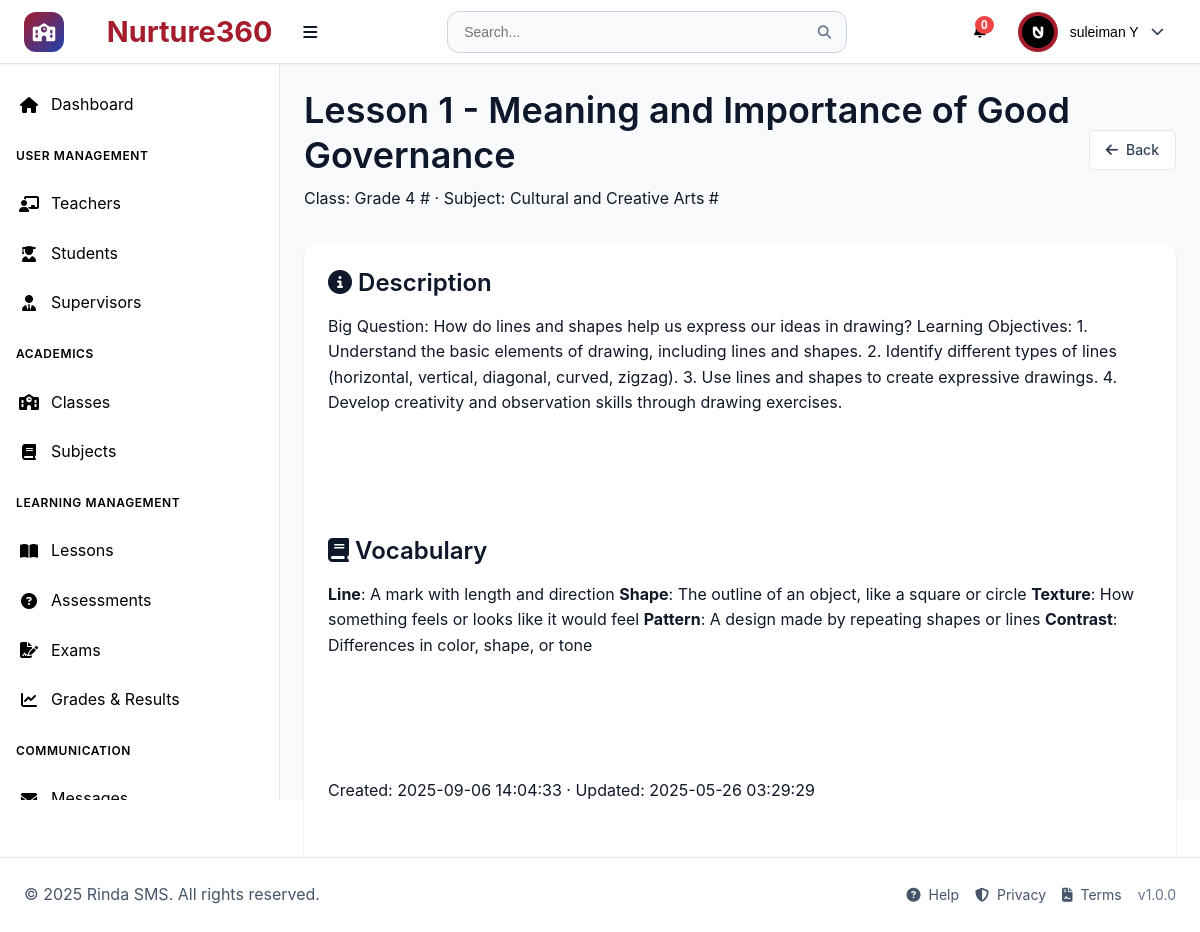
The app's page /pages/lesson_detail.php?lesson_id=2 (signed in) with its own data.
### tables this page shows
CREATE TABLE `users` (
  `id` int(11) NOT NULL,
  `username` varchar(50) NOT NULL,
  `email` varchar(100) NOT NULL,
  `password_hash` varchar(255) NOT NULL,
  `first_name` varchar(50) NOT NULL,
  `last_name` varchar(50) NOT NULL,
  `role` enum('superadmin','teacher','student','supervisor') NOT NULL,
  `phone` varchar(20) DEFAULT NULL,
  `address` text DEFAULT NULL,
  `profile_image` varchar(255) DEFAULT NULL,
  `is_active` tinyint(1) DEFAULT 1,
  `email_verified` tinyint(1) DEFAULT 0,
  `two_factor_enabled` tinyint(1) DEFAULT 0,
  `last_login` datetime DEFAULT NULL,
  `created_at` timestamp NOT NULL DEFAULT current_timestamp(),
  `updated_at` timestamp NOT NULL DEFAULT current_timestamp() ON UPDATE current_timestamp()
);

CREATE TABLE `lessons` (
  `lesson_id` int(11) NOT NULL,
  `subject_id` int(11) NOT NULL,
  `class_id` int(11) NOT NULL,
  `lesson_number` varchar(255) DEFAULT NULL,
  `title` varchar(255) NOT NULL,
  `description` text NOT NULL,
  `vocabulary` text DEFAULT NULL,
  `content` text NOT NULL,
  `thumbnail` text DEFAULT NULL,
  `video` text DEFAULT NULL,
  `created_at` timestamp NOT NULL DEFAULT current_timestamp(),
  `updated_on` timestamp NOT NULL DEFAULT current_timestamp() ON UPDATE current_timestamp()
);

CREATE TABLE `classes` (
  `id` int(11) NOT NULL,
  `class_name` varchar(100) NOT NULL,
  `class_code` varchar(255) DEFAULT NULL,
  `virtual_link` varchar(500) DEFAULT NULL,
  `grade_level` int(11) DEFAULT NULL,
  `academic_year` varchar(10) DEFAULT NULL,
  `max_students` int(11) DEFAULT 30,
  `description` text DEFAULT NULL,
  `is_active` tinyint(1) DEFAULT 1,
  `created_at` timestamp NOT NULL DEFAULT current_timestamp(),
  `updated_at` timestamp NOT NULL DEFAULT current_timestamp() ON UPDATE current_timestamp()
);

CREATE TABLE `subjects` (
  `subject_id` int(11) NOT NULL,
  `class_id` int(11) DEFAULT NULL,
  `title` varchar(255) NOT NULL,
  `subject_code` varchar(20) DEFAULT NULL,
  `description` text DEFAULT NULL,
  `credits` int(11) DEFAULT 1,
  `is_active` tinyint(1) DEFAULT 1,
  `created_at` timestamp NOT NULL DEFAULT current_timestamp(),
  `updated_at` timestamp NOT NULL DEFAULT current_timestamp() ON UPDATE current_timestamp()
);

### config/config.php (called while the page is built, shortened)
<?php
function isSupervisor() {
    return isset($_SESSION['role']) && $_SESSION['role'] === 'supervisor';
}
?>

### pages/lesson_detail.php (the view, shortened to what this page needs)
<?php
require_once '../config/config.php';
$pdo = getDBConnection();
$isSupervisorRole = isSupervisor();
$lessonId = isset($_GET['lesson_id']) ? (int)$_GET['lesson_id'] : 0;
$stmt = $pdo->prepare('SELECT l.*, c.class_name, c.class_code, c.grade_level, c.academic_year, s.title AS subject_name, s.subject_code
                       FROM lessons l
                       LEFT JOIN classes c ON c.id = l.class_id
                       LEFT JOIN subjects s ON s.subject_id = l.subject_id
                       WHERE l.lesson_id = ?');
$stmt->execute([$lessonId]);
$L = $stmt->fetch();
include '../components/header.php';
?>
<div class="dashboard-container">
  <?php include '../components/sidebar.php'; ?>
  <main class="main-content">
    <div class="page-header">
      <div>
        <h1><?php echo htmlspecialchars(($L['lesson_number']?($L['lesson_number'].' - '):'').$L['title']); ?></h1>
        <div class="muted">
          Class: <?php echo htmlspecialchars(($L['class_name']??'').' #'.($L['class_code']??'')); ?> ·
          Subject: <?php echo htmlspecialchars(($L['subject_name']??'').' #'.($L['subject_code']??'')); ?>
        </div>
      </div>
      <div style="display:flex; gap:8px; flex-wrap:wrap;">
        <a class="btn btn-secondary" href="javascript:history.back()"><i class="fas fa-arrow-left"></i> Back</a>
      </div>
    </div>
    <div class="content-card">
      <div class="card-content" style="display:grid; grid-template-columns: 1fr; gap: 16px;">
        <section>
          <h3><i class="fas fa-info-circle"></i> Description</h3>
          <div><?php echo $L['description'] ?? ''; ?></div>
        </section>
        <?php if (!empty($L['vocabulary'])): ?>
        <section>
          <h3><i class="fas fa-book"></i> Vocabulary</h3>
          <div><?php echo $L['vocabulary'] ?? ''; ?></div>
        </section>
        <?php endif; ?>
        <?php if (!$isSupervisorRole): ?>
        <section>
          <div class="muted">
            <?php
            $colsStmt = $pdo->query("SHOW COLUMNS FROM lessons");
            $cols = $colsStmt ? $colsStmt->fetchAll() : [];
            $colNames = array_map(fn($c) => $c['Field'] ?? '', $cols);
            $showCreated = in_array('created_at', $colNames, true);
            $showUpdated = in_array('updated_on', $colNames, true) || in_array('updated_ on', $colNames, true);
            if ($showCreated || $showUpdated):
              $tsStmt = $pdo->prepare('SELECT '.($showCreated?'created_at':'NULL as created_at').', '.($showUpdated?(in_array('updated_on', $colNames, true)?'updated_on':'`updated_ on`'):'NULL as updated_on').' FROM lessons WHERE lesson_id=?');
              $tsStmt->execute([$lessonId]);
              $ts = $tsStmt->fetch() ?: [];
            ?>
              <div>Created: <?php echo htmlspecialchars($ts['created_at'] ?? ''); ?> · Updated: <?php echo htmlspecialchars(($ts['updated_on'] ?? '') ?: ($ts['updated_ on'] ?? '')); ?></div>
            <?php endif; ?>
          </div>
        </section>
        <?php endif; ?>
      </div>
    </div>
  </main>
</div>
<?php include '../components/footer.php'; ?>

### components/header.php (shortened to what this page needs)
<?php
require_once '../config/config.php';
$user_id = $_SESSION['user_id'] ?? null;
$first_name = $_SESSION['first_name'] ?? '';
$last_name = $_SESSION['last_name'] ?? '';
$user_role = $_SESSION['role'] ?? '';
$profile_image = '';
$profile_image_url = '';
try {
    $pdo = getDBConnection();
    $settings_stmt = $pdo->prepare("SELECT setting_key, setting_value FROM system_settings WHERE setting_key IN ('app_name', 'theme_primary_color', 'theme_secondary_color', 'theme_accent_color', 'theme_mode', 'app_logo', 'app_favicon', 'brand_display')");
    $settings_stmt->execute();
    $settings = [];
    while ($row = $settings_stmt->fetch()) {
        $settings[$row['setting_key']] = $row['setting_value'];
    }
    if ($user_id) {
        $uStmt = $pdo->prepare("SELECT profile_image FROM users WHERE id = ? LIMIT 1");
        $uStmt->execute([$user_id]);
        $uRow = $uStmt->fetch();
        if ($uRow && !empty($uRow['profile_image'])) {
            $profile_image = $uRow['profile_image'];
        }
    }
} catch (PDOException $e) {
    $settings = [
        'app_name' => APP_NAME,
        'theme_primary_color' => DEFAULT_PRIMARY_COLOR,
        'theme_mode' => 'light'
    ];
}
$app_name = $settings['app_name'] ?? APP_NAME;
$theme_mode = $settings['theme_mode'] ?? 'light';
$app_logo = $settings['app_logo'] ?? '';
$brand_display = $settings['brand_display'] ?? 'both';
$hasLogo = !empty($app_logo);
$mode = in_array($brand_display, ['logo','name','both'], true) ? $brand_display : 'both';
$showLogo = $hasLogo && ($mode === 'logo' || $mode === 'both');
$showName = ($mode === 'name' || $mode === 'both');
$showIcon = !$showLogo;
if (!empty($profile_image)) {
    if (preg_match('/^https?:\/\//i', $profile_image)) {
        $profile_image_url = $profile_image;
    } else {
        if ($user_role === 'teacher') {
            $profile_image_url = '../uploads/teachers/' . rawurlencode($profile_image);
        } else {
            $profile_image_url = '../uploads/users/' . rawurlencode($profile_image);
        }
    }
}
?>
<!DOCTYPE html>
<html lang="en" data-theme="<?php echo $theme_mode; ?>">
<head>
    <link rel="stylesheet" href="../assets/css/main.css">
    <link rel="stylesheet" href="../assets/css/components.css">
    <link rel="stylesheet" href="../assets/css/dashboard.css">
    <link rel="stylesheet" href="https://cdnjs.cloudflare.com/ajax/libs/font-awesome/6.4.0/css/all.min.css">
</head>
<body class="role-<?php echo htmlspecialchars($user_role); ?>">
    <header class="header">
        <div class="header-left">
            <?php if ($showIcon): ?>
            <div class="school-icon">
                <i class="fas fa-school"></i>
            </div>
            <?php endif; ?>
            <div class="logo">
                <?php if ($showName): ?>
                    <h1 style="margin-left: 8px; display:inline-block;">&nbsp;<?php echo htmlspecialchars($app_name); ?></h1>
                <?php endif; ?>
                <button class="desktop-toggle" id="desktopSidebarToggle" title="Toggle sidebar">
                    <i class="fas fa-bars"></i>
                </button>
            </div>
        </div>
        <div class="header-center">
            <div class="search-bar">
                <input type="text" placeholder="Search..." id="globalSearch">
                <button type="button">
                    <i class="fas fa-search"></i>
                </button>
            </div>
        </div>
        <div class="header-right">
            <div class="header-actions">
                <div class="notification-dropdown">
                    <button class="notification-btn" id="notificationBtn">
                        <span class="notification-badge" id="notificationBadge">0</span>
                    </button>
                </div>
                <div class="user-dropdown">
                    <button class="user-btn" id="userBtn">
                        <div class="user-avatar">
                            <?php if (!empty($profile_image_url)): ?>
                                <img src="<?php echo htmlspecialchars($profile_image_url); ?>" alt="Avatar" style="width:32px;height:32px;border-radius:50%;object-fit:cover;" onerror="this.style.display='none'; this.parentElement.innerHTML='\\u003ci class=\\'fas fa-user\\'\\u003e\\u003c/i\\u003e';">
                            <?php else: ?>
                                <i class="fas fa-user"></i>
                            <?php endif; ?>
                        </div>
                        <span class="user-name"><?php echo $first_name . ' ' . $last_name; ?></span>
                        <i class="fas fa-chevron-down"></i>
                    </button>
                </div>
            </div>
        </div>
    </header>

### assets/css/main.css (style rules this page uses)
:root { --primary-color: #2563eb; --primary-dark: #1e40af; --primary-light: #3b82f6; --secondary-color: #64748b; --accent-color: #f59e0b; --success-color: #10b981; --warning-color: #f59e0b; --error-color: #ef4444; --info-color: #06b6d4; --white: #ffffff; --gray-50: #f8fafc; --gray-100: #f1f5f9; --gray-200: #e2e8f0; --gray-300: #cbd5e1; --gray-400: #94a3b8; --gray-500: #64748b; --gray-600: #475569; --gray-700: #334155; --gray-800: #1e293b; --gray-900: #0f172a; --font-family: 'Inter', -apple-system, BlinkMacSystemFont, 'Segoe UI', Roboto, sans-serif; --font-size-xs: 0.75rem; --font-size-sm: 0.875rem; --font-size-base: 1rem; --font-size-lg: 1.125rem; --font-size-xl: 1.25rem; --font-size-2xl: 1.5rem; --font-size-3xl: 1.875rem; --font-size-4xl: 2.25rem; --spacing-1: 0.25rem; --spacing-2: 0.5rem; --spacing-3: 0.75rem; --spacing-4: 1rem; --spacing-5: 1.25rem; --spacing-6: 1.5rem; --spacing-8: 2rem; --spacing-10: 2.5rem; --spacing-12: 3rem; --spacing-16: 4rem; --spacing-20: 5rem; --shadow-sm: 0 1px 2px 0 rgb(0 0 0 / 0.05); --shadow: 0 1px 3px 0 rgb(0 0 0 / 0.1), 0 1px 2px -1px rgb(0 0 0 / 0.1); --shadow-md: 0 4px 6px -1px rgb(0 0 0 / 0.1), 0 2px 4px -2px rgb(0 0 0 / 0.1); --shadow-lg: 0 10px 15px -3px rgb(0 0 0 / 0.1), 0 4px 6px -4px rgb(0 0 0 / 0.1); --shadow-xl: 0 20px 25px -5px rgb(0 0 0 / 0.1), 0 8px 10px -6px rgb(0 0 0 / 0.1); --radius-sm: 0.25rem; --radius: 0.375rem; --radius-md: 0.5rem; --radius-lg: 0.75rem; --radius-xl: 1rem; --radius-2xl: 1.5rem; --transition: all 0.2s ease-in-out; --transition-fast: all 0.1s ease-in-out; --transition-slow: all 0.3s ease-in-out; --header-height: 4rem; --sidebar-width: 280px; --sidebar-collapsed-width: 80px; --content-max-width: 1200px; }
* { margin: 0; padding: 0; box-sizing: border-box; }
html { font-size: 16px; scroll-behavior: smooth; height: 100%; }
body { font-family: var(--font-family); font-size: var(--font-size-base); line-height: 1.6; color: var(--gray-800); background-color: var(--gray-50); -webkit-font-smoothing: antialiased; -moz-osx-font-smoothing: grayscale; min-height: 100vh; display: flex; flex-direction: column; }
@media (min-width: 769px) { body { padding-bottom: 80px; } }
h1, h2, h3, h4, h5, h6 { font-weight: 600; line-height: 1.25; margin-bottom: var(--spacing-4); color: var(--gray-900); }
h1 { font-size: var(--font-size-4xl); }
h3 { font-size: var(--font-size-2xl); }
a { color: var(--primary-color); text-decoration: none; transition: var(--transition); }
.btn { display: inline-flex; align-items: center; justify-content: center; gap: var(--spacing-2); padding: var(--spacing-3) var(--spacing-4); font-size: var(--font-size-sm); font-weight: 500; line-height: 1; border: 1px solid transparent; border-radius: var(--radius); cursor: pointer; transition: var(--transition); text-decoration: none; white-space: nowrap; user-select: none; }
.btn-secondary { background-color: var(--white); border-color: var(--gray-300); color: var(--gray-700); }
.card-content { padding: var(--spacing-6); }

### assets/css/components.css (style rules this page uses)
.content-card { background-color: var(--white); border-radius: var(--radius-lg); box-shadow: var(--shadow); margin-bottom: var(--spacing-6); overflow: hidden; }
.card-content { padding: var(--spacing-6); }
.content-card { display: flex; flex-direction: column; height: 100%; }
.card-content { flex: 1 1 auto; }
.user-avatar { width: 32px; height: 32px; border-radius: 50%; background-color: var(--primary-color); color: var(--white); display: flex; align-items: center; justify-content: center; font-size: var(--font-size-sm); }

### records on screen
users: profile_image (picture)
lessons: lesson_number+title "Lesson 1 - Meaning and Importance of Good Governance", class.class_code "Grade 4 #", subject.subject_code "Cultural and Creative Arts #", description "Big Question: How do lines and shapes help us express our ideas in drawing? Learning Objectives: 1. Understand the basic elements of drawing, including lines and shapes. 2. Identify different types of lines (horizontal, vertical, diagonal, curved, zigzag). 3. Use lines and shapes to create expressive drawings. 4. Develop creativity and observation skills through drawing exercises.", vocabulary "Line : A mark with length and direction Shape : The outline of an object, like a square or circle Texture : How something feels or looks like it would feel Pattern : A design made by repeating shapes or lines Contrast : Differences in color, shape, or tone", created_at "2025-09-06 14:04:33", updated_on "2025-05-26 03:29:29"

### other values on screen
$app_name "Nurture360"
$first_name "suleiman"
$last_name "Y"
APP_NAME "Rinda SMS"
APP_VERSION "1.0.0"
